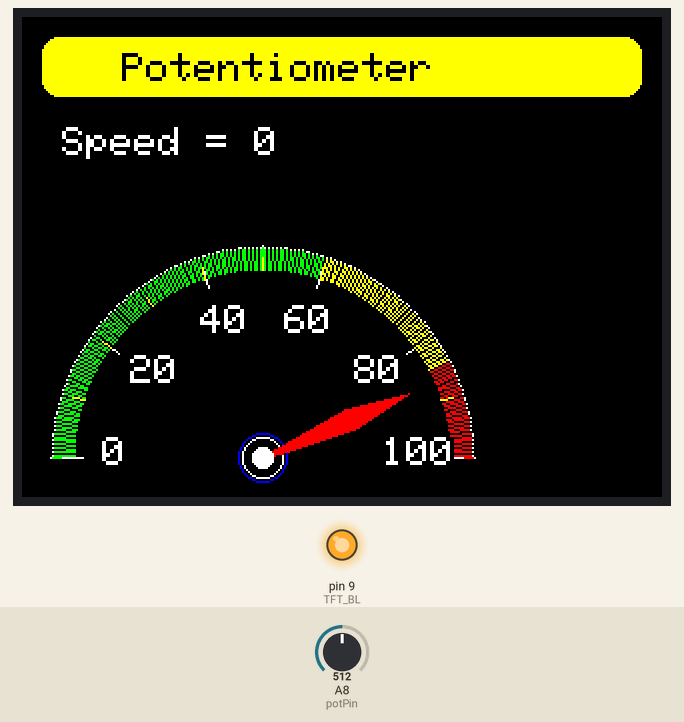
Recording of a sketch running on a simulated Arduino Mega 2560, built with avr-gcc and run on an emulated ATmega2560. Parts: 320×240 colour display, output pins drawn as LEDs (lit = HIGH). The test bench sets the inputs (shaded band); at power-on: A8 (potPin) = 512.

Above: at 1.6 s.
1.7 s: A8 (potPin) set to 112
At 2.9 s:
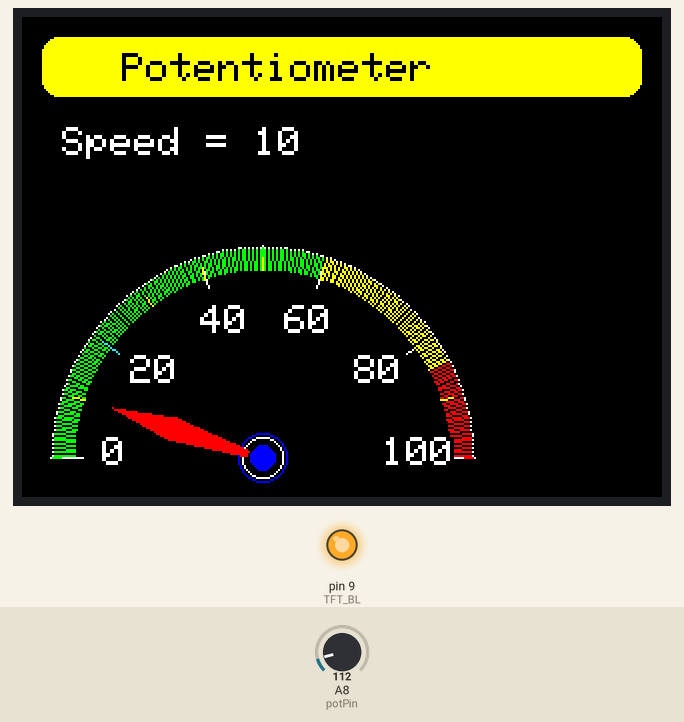
4.7 s: A8 (potPin) set to 94
At 5.54 s:
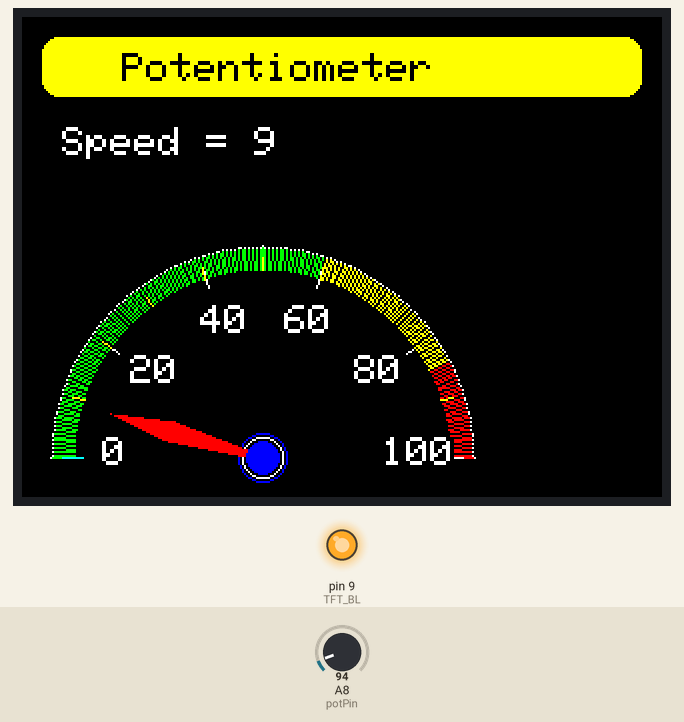
7.7 s: A8 (potPin) set to 110
At 7.91 s:
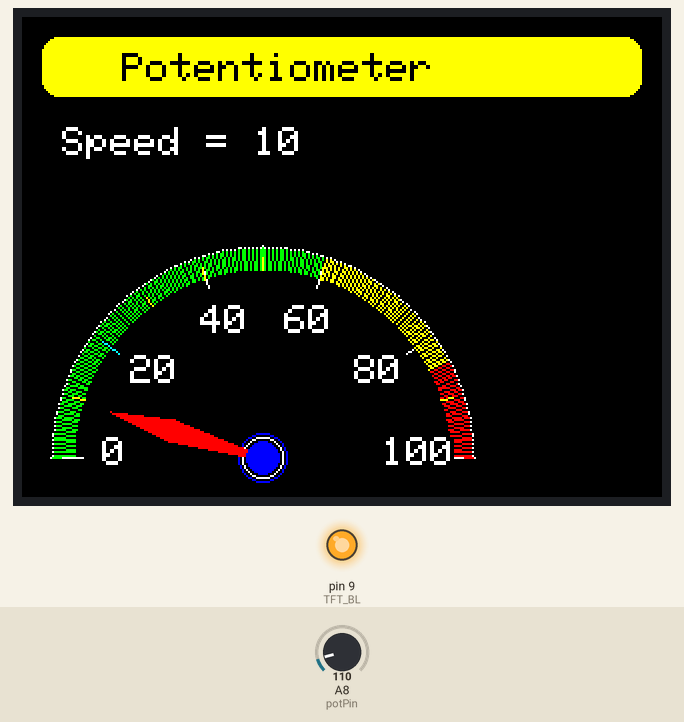
Timing chart, 0 to 10.7 s (numbered marks = the images above; inputs shaded):
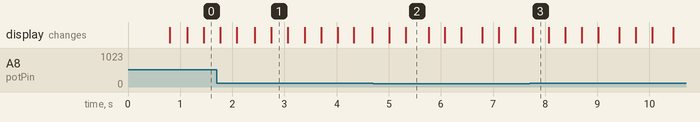

Measured:
- the behaviour switches between 103 and 102 on A8 (potPin) (found by bisection; images 1 and 2)
- after the input at 4.7 s, the display: first changes after 0.31 s (image 2 shows a later state)

The sketch:

tft_changed.ino
```cpp
#include <SPI.h>
#include <Adafruit_GFX.h>
#include <Adafruit_ST7789.h>
#include <math.h>

#define TFT_CS 53
#define TFT_RST 8
#define TFT_DC 7
#define TFT_BL 9

Adafruit_ST7789 tft = Adafruit_ST7789(TFT_CS, TFT_DC, TFT_RST);

// Potentiometer
const int potPin = A8;

// Gauge geometry
const int CX = 120;
const int CY = 220;
const int R_ARC = 100;    // outer arc radius (scale)
const int R_NEEDLE = 80;  // needle length
const int ARC_THICK = 10;
float breathPhase = 0;
// Animation state
int potValue = 0;
int speedValue = 0;  // 0..100
int lastSpeedValue = -1;

float displayedAngleDeg = -180.0f;  // eased needle position
float targetAngleDeg = -180.0f;
float lastNeedleAngleDeg = -1000.0f;

bool didIntroSweep = false;

// Center pulse
int prevPulseR = -1;

// Rotating dots (flicker-free with wrap)
const int N_DOTS = 28;
float dotPhase = 0.0f;  // 0..180 mapped along arc
bool prevDotsValid = false;
int prevDotsX[N_DOTS], prevDotsY[N_DOTS];

// Highlighted major tick (0,20,...,100)
int prevHighlightVal = -1;

// ===== Utilities =====
static inline float mapFloat(float x, float in_min, float in_max, float out_min, float out_max) {
  return (x - in_min) * (out_max - out_min) / (in_max - in_min) + out_min;
}
static inline float speedToAngle(float s) {  // 0..100 -> -180..0
  return mapFloat(s, 0.0f, 100.0f, -180.0f, 0.0f);
}
static inline void polarToXY(int cx, int cy, float deg, float r, int &x, int &y) {
  float rad = radians(deg);
  x = cx + (int)(cos(rad) * r);
  y = cy + (int)(sin(rad) * r);
}
static inline float wrapSemi(float a) {  // wrap to [-180,0)
  while (a < -180.0f) a += 180.0f;
  while (a >= 0.0f) a -= 180.0f;
  return a;
}

// ===== Drawing Primitives =====
void drawArcThick(int cx, int cy, int r, int thickness, float aStart, float aEnd, uint16_t color) {
  int r1 = r - thickness / 2;
  int r2 = r + thickness / 2;
  for (int a = (int)aStart; a <= (int)aEnd; a++) {
    int x1, y1, x2, y2;
    polarToXY(cx, cy, a, r1, x1, y1);
    polarToXY(cx, cy, a, r2, x2, y2);
    tft.drawLine(x1, y1, x2, y2, color);
  }
}

void drawMajorTick(int value, uint16_t color) {  // value: 0..100 step 20
  float ang = speedToAngle(value);
  int x1, y1, x2, y2;
  polarToXY(CX, CY, ang, R_ARC - 10, x1, y1);
  polarToXY(CX, CY, ang, R_ARC, x2, y2);
  tft.drawLine(x1, y1, x2, y2, color);
}

void drawMinorTick(float value, uint16_t color) {  // value: 0..100
  float ang = speedToAngle(value);
  int x1, y1, x2, y2;
  polarToXY(CX, CY, ang, R_ARC - 6, x1, y1);
  polarToXY(CX, CY, ang, R_ARC, x2, y2);
  tft.drawLine(x1, y1, x2, y2, color);
}

void drawNumberAt(int value) {
  float ang = speedToAngle(value);
  int lx, ly;
  polarToXY(CX, CY, ang, R_ARC - 30, lx, ly);
  tft.setTextColor(ST77XX_WHITE, ST77XX_BLACK);  // no-flicker background
  tft.setTextSize(2);
  tft.setCursor(lx - 10, ly - 10);
  tft.print(value);
}

// ===== Needle (knife/tapered) =====
void drawNeedleKnife(float angleDeg, uint16_t color) {
  // Knife shape: thin base -> widest mid -> pointed tip
  float rad = radians(angleDeg);
  float dx = cos(rad), dy = sin(rad);
  float nx = -dy, ny = dx;  // normal

  // Widths
  const float w0 = 3.0f;              // base width
  const float w1 = 11.0f;             // mid width
  const float L0 = 6.0f;              // base length offset from center
  const float L1 = R_NEEDLE * 0.60f;  // mid position
  const float L2 = R_NEEDLE;          // tip

  // Base points (near center)
  int bLx = CX + (int)(dx * L0 + nx * (-w0 / 2));
  int bLy = CY + (int)(dy * L0 + ny * (-w0 / 2));
  int bRx = CX + (int)(dx * L0 + nx * (w0 / 2));
  int bRy = CY + (int)(dy * L0 + ny * (w0 / 2));

  // Mid points (widest)
  int mLx = CX + (int)(dx * L1 + nx * (-w1 / 2));
  int mLy = CY + (int)(dy * L1 + ny * (-w1 / 2));
  int mRx = CX + (int)(dx * L1 + nx * (w1 / 2));
  int mRy = CY + (int)(dy * L1 + ny * (w1 / 2));

  // Tip point
  int tx = CX + (int)(dx * L2);
  int ty = CY + (int)(dy * L2);

  // Build with two triangles: base-diamond -> tip
  tft.fillTriangle(bLx, bLy, bRx, bRy, mLx, mLy, color);
  tft.fillTriangle(bRx, bRy, mRx, mRy, mLx, mLy, color);
  tft.fillTriangle(mLx, mLy, mRx, mRy, tx, ty, color);
}

// ===== Static Layout =====
void drawHeading() {
  tft.fillRoundRect(10, 10, 300, 30, 8, ST77XX_YELLOW);
  tft.setTextWrap(false);
  tft.setCursor(50, 18);
  tft.setTextColor(ST77XX_BLACK, ST77XX_YELLOW);
  tft.setTextSize(2);
  tft.print("Potentiometer");

  // reserve area for upper text
  tft.setTextColor(ST77XX_WHITE, ST77XX_BLACK);
  tft.setTextSize(2);
  tft.setCursor(20, 55);
  tft.print("Speed = 0  ");
}

void drawGaugeBackplate() {
  // Colored zones: Green 0-60, Yellow 60-85, Red 85-100
  drawArcThick(CX, CY, R_ARC, ARC_THICK, -180, speedToAngle(60), ST77XX_GREEN);
  drawArcThick(CX, CY, R_ARC, ARC_THICK, speedToAngle(60), speedToAngle(85), ST77XX_YELLOW);
  drawArcThick(CX, CY, R_ARC, ARC_THICK, speedToAngle(85), 0, ST77XX_RED);

  // Outer border (thin white ring)
  for (int a = -180; a <= 0; a++) {
    int x, y;
    polarToXY(CX, CY, a, R_ARC + ARC_THICK / 2 + 1, x, y);
    tft.drawPixel(x, y, ST77XX_WHITE);
  }

  // Major ticks + numbers (0..100 step 20)
  for (int i = 0; i <= 100; i += 20) {
    drawMajorTick(i, ST77XX_WHITE);
    drawNumberAt(i);
  }
  // Minor ticks every 10
  for (int i = 10; i < 100; i += 10) {
    drawMinorTick(i, ST77XX_YELLOW);
  }

  // Center hub ring
  tft.drawCircle(CX, CY, 10, ST77XX_WHITE);
  tft.drawCircle(CX, CY, 12, ST77XX_BLUE);

  // Bottom digital readout area (printed with background color, no clear)
  tft.setTextColor(ST77XX_CYAN, ST77XX_BLACK);
  tft.setTextSize(3);
  tft.setCursor(100, 265);
  tft.print(0);
  tft.setTextSize(2);
  tft.print(" km/h");
}

void redrawTicksAndNumbers() {
  // Redraw only dynamic-overwritten items (no arcs to save time)
  for (int i = 0; i <= 100; i += 20) {
    drawMajorTick(i, (i == prevHighlightVal) ? ST77XX_CYAN : ST77XX_WHITE);
    drawNumberAt(i);
  }
  for (int i = 10; i < 100; i += 10) {
    drawMinorTick(i, ST77XX_YELLOW);
  }
  // Re-draw center rings (they get cleared by center pulse erase)
  tft.drawCircle(CX, CY, 10, ST77XX_WHITE);
  tft.drawCircle(CX, CY, 12, ST77XX_BLUE);
}

// ===== Dynamic Elements =====
void updateSpeedUpperText(int speed) {
  tft.setTextColor(ST77XX_WHITE, ST77XX_BLACK);  // background to avoid flicker
  tft.setTextSize(2);
  tft.setCursor(20, 55);
  tft.print("Speed = ");
  tft.print(speed);
  tft.print("   ");  // pad to clear leftovers if digits shrink
}

void updateBottomDigital(int speed) {
  tft.setTextColor(ST77XX_CYAN, ST77XX_BLACK);  // background to avoid flicker
  tft.setTextSize(3);
  tft.setCursor(100, 265);
  tft.print(speed);
  tft.print("  ");  // pad
  tft.setTextSize(2);
  tft.print(" km/h");
}

void highlightMajorTick(int value) {
  // restore previous highlight
  if (prevHighlightVal >= 0) {
    drawMajorTick(prevHighlightVal, ST77XX_WHITE);
  }
  drawMajorTick(value, ST77XX_CYAN);
  prevHighlightVal = value;
}

void animateCenterPulse() {
  // pulse radius between 6..9
  float s = (sin(millis() * 0.006f) + 1.0f) * 0.5f;  // 0..1
  int r = 6 + (int)(s * 3);

  // erase previous pulse (only inner fill, not rings)
  if (prevPulseR >= 0) {
    tft.fillCircle(CX, CY, prevPulseR, ST77XX_BLACK);
  }

  // draw new pulse
  tft.fillCircle(CX, CY, r, ST77XX_BLUE);

  // keep static hub rings (draw once in setup/backplate, not every frame)
  prevPulseR = r;
}


void drawNeedleEased(float targetDeg) {
  // Update smoothing only if changed
  float delta = targetDeg - displayedAngleDeg;
  if (fabs(delta) > 0.1f) {
    displayedAngleDeg += delta * 0.50f;  // smoothing
    if (fabs(delta) < 0.5f) displayedAngleDeg = targetDeg;

    // Erase old needle
    if (lastNeedleAngleDeg > -900.0f) {
      drawNeedleKnife(lastNeedleAngleDeg, ST77XX_BLACK);
      redrawTicksAndNumbers();
    }

    // Highlight nearest major tick
    int major = (int)round(speedValue / 20.0f) * 20;
    if (major < 0) major = 0;
    if (major > 100) major = 100;
    highlightMajorTick(major);

    // Draw new needle
    drawNeedleKnife(displayedAngleDeg, ST77XX_RED);
    tft.fillCircle(CX, CY, 5, ST77XX_WHITE);

    lastNeedleAngleDeg = displayedAngleDeg;
  }
}


// Optional: startup sweep
void introSweepOnce() {
  if (didIntroSweep) return;
  didIntroSweep = true;

  int step = 12;  // bigger step = faster sweep, but less smooth
  int wait = 1;   // smaller delay = faster sweep

  // Sweep forward
  for (int a = -180; a <= 0; a += step) {
    if (lastNeedleAngleDeg > -900.0f) drawNeedleKnife(lastNeedleAngleDeg, ST77XX_BLACK);
    redrawTicksAndNumbers();
    drawNeedleKnife(a, ST77XX_RED);
    tft.fillCircle(CX, CY, 5, ST77XX_WHITE);
    lastNeedleAngleDeg = a;
    delay(wait);
  }

  // Sweep backward
  for (int a = 0; a >= -180; a -= step) {
    drawNeedleKnife(lastNeedleAngleDeg, ST77XX_BLACK);
    redrawTicksAndNumbers();
    drawNeedleKnife(a, ST77XX_RED);
    tft.fillCircle(CX, CY, 5, ST77XX_WHITE);
    lastNeedleAngleDeg = a;
    delay(wait);
  }
}

// ===== Arduino setup/loop =====
void setup() {
  Serial.begin(9600);
  pinMode(TFT_BL, OUTPUT);
  digitalWrite(TFT_BL, HIGH);

  tft.init(240, 320);
  tft.setRotation(1);
  tft.fillScreen(ST77XX_BLACK);
  tft.setTextWrap(false);

  drawHeading();
  drawGaugeBackplate();
}

void loop() {
  // Read and map speed
  potValue = analogRead(potPin);
  speedValue = map(potValue, 0, 1023, 0, 100);

  if (!didIntroSweep) {
    introSweepOnce();
  }

  // Update target angle
  targetAngleDeg = speedToAngle(speedValue);

  // Visual updates
  drawNeedleEased(targetAngleDeg);  // handles erase + restore without killing numbers
  animateCenterPulse();             // pulse with no flicker
                                    // semicircle wrap, continuous, low flicker

  // Update texts only on change, with background color (no blinking)
  if (speedValue != lastSpeedValue) {
    updateSpeedUpperText(speedValue);
    updateBottomDigital(speedValue);
    lastSpeedValue = speedValue;
  }

  delay(25);  // smooth
}

// ===== Bulb drawing =====
// ===== Bulb drawing =====
```
